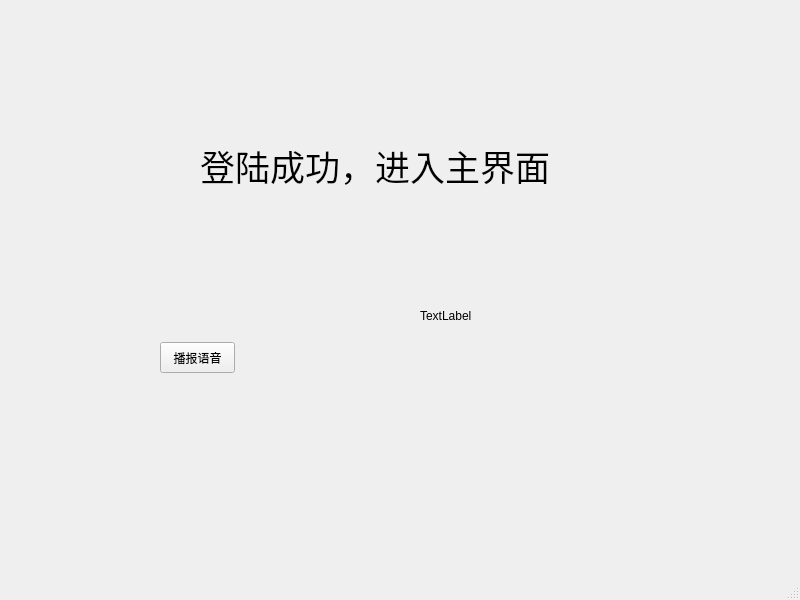
<?xml version="1.0" encoding="UTF-8"?>
<ui version="4.0">
 <class>MainWindow</class>
 <widget class="QMainWindow" name="MainWindow">
  <property name="geometry">
   <rect>
    <x>0</x>
    <y>0</y>
    <width>800</width>
    <height>600</height>
   </rect>
  </property>
  <property name="windowTitle">
   <string>MainWindow</string>
  </property>
  <widget class="QWidget" name="centralwidget">
   <widget class="QLabel" name="label">
    <property name="geometry">
     <rect>
      <x>200</x>
      <y>130</y>
      <width>411</width>
      <height>71</height>
     </rect>
    </property>
    <property name="font">
     <font>
      <family>04b_21</family>
      <pointsize>26</pointsize>
     </font>
    </property>
    <property name="text">
     <string>登陆成功，进入主界面</string>
    </property>
   </widget>
   <widget class="QPushButton" name="pushButton">
    <property name="geometry">
     <rect>
      <x>160</x>
      <y>342</y>
      <width>75</width>
      <height>31</height>
     </rect>
    </property>
    <property name="text">
     <string>播报语音</string>
    </property>
   </widget>
   <widget class="QLabel" name="label_2">
    <property name="geometry">
     <rect>
      <x>420</x>
      <y>310</y>
      <width>54</width>
      <height>12</height>
     </rect>
    </property>
    <property name="text">
     <string>TextLabel</string>
    </property>
   </widget>
  </widget>
  <widget class="QMenuBar" name="menubar">
   <property name="geometry">
    <rect>
     <x>0</x>
     <y>0</y>
     <width>800</width>
     <height>23</height>
    </rect>
   </property>
  </widget>
  <widget class="QStatusBar" name="statusbar"/>
 </widget>
 <resources/>
 <connections>
  <connection>
   <sender>pushButton</sender>
   <signal>clicked()</signal>
   <receiver>MainWindow</receiver>
   <slot>showLabel()</slot>
   <hints>
    <hint type="sourcelabel">
     <x>193</x>
     <y>386</y>
    </hint>
    <hint type="destinationlabel">
     <x>283</x>
     <y>297</y>
    </hint>
   </hints>
  </connection>
 </connections>
 <slots>
  <slot>showLabel()</slot>
 </slots>
</ui>
